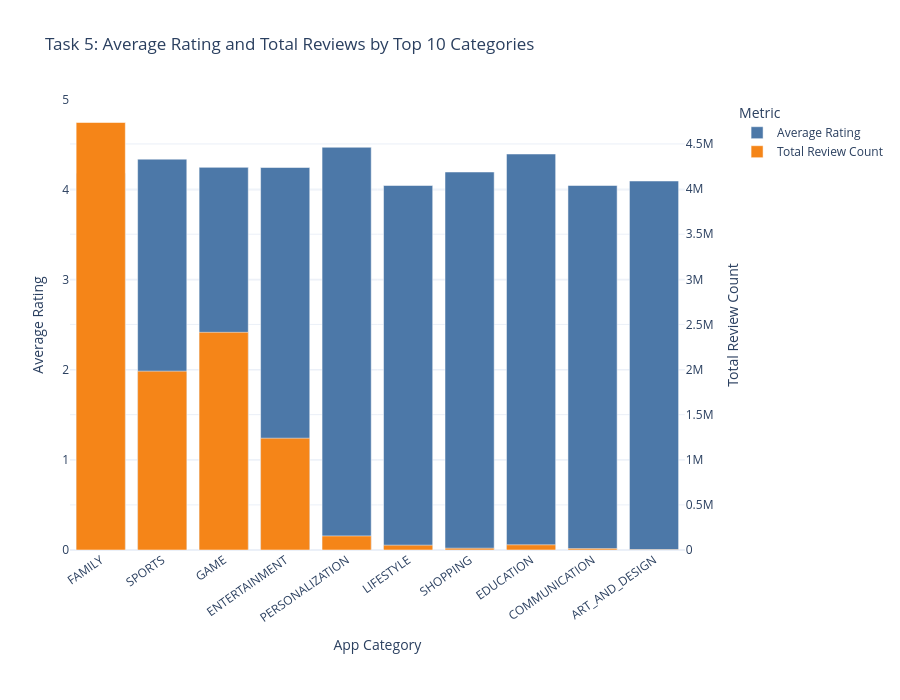

Source (notebook cell):
### Code cell
import pandas as pd
import plotly.graph_objects as go
from plotly.subplots import make_subplots
from pathlib import Path
from datetime import datetime
from zoneinfo import ZoneInfo
import webbrowser
import json
import html

# ============================================================
# TASK 5: GROUPED BAR CHART
# Average Rating vs Total Review Count by App Category
# Dashboard visible only from 3 PM to 5 PM IST
# ============================================================

# 1. Load dataset
DATA_FILE = Path("Play Store Data.csv")

if not DATA_FILE.exists():
    raise FileNotFoundError(
        "Play Store Data.csv was not found. "
        "Keep it in the same project folder as this notebook."
    )

df = pd.read_csv(DATA_FILE)
print("Dataset loaded:", df.shape)

# 2. Clean numeric columns
def clean_number(series):
    return pd.to_numeric(
        series.astype(str)
        .str.replace(",", "", regex=False)
        .str.replace("+", "", regex=False)
        .str.strip(),
        errors="coerce"
    )

def size_to_mb(value):
    if pd.isna(value):
        return float("nan")

    value = str(value).strip().upper()

    if value in ("", "NAN", "VARIES WITH DEVICE"):
        return float("nan")

    try:
        if value.endswith("M"):
            return float(value[:-1])
        elif value.endswith("K"):
            return float(value[:-1]) / 1024
        elif value.endswith("G"):
            return float(value[:-1]) * 1024
        else:
            return float(value)
    except ValueError:
        return float("nan")

df["Rating"] = pd.to_numeric(df["Rating"], errors="coerce")
df["Reviews"] = clean_number(df["Reviews"])
df["Installs"] = clean_number(df["Installs"])
df["Size_MB"] = df["Size"].apply(size_to_mb)

df["Last Updated"] = pd.to_datetime(
    df["Last Updated"], errors="coerce"
)

# 3. Apply app-level filters:
#    Size at least 10 MB and last updated in January
filtered = df[
    (df["Size_MB"] >= 10) &
    (df["Last Updated"].dt.month == 1) &
    df["Category"].notna() &
    df["Rating"].notna() &
    df["Reviews"].notna() &
    df["Installs"].notna()
].copy()

print("Apps after size and January filters:", len(filtered))

# 4. Aggregate metrics by category
category_stats = (
    filtered.groupby("Category")
    .agg(
        Average_Rating=("Rating", "mean"),
        Total_Reviews=("Reviews", "sum"),
        Total_Installs=("Installs", "sum")
    )
    .reset_index()
)

# Exclude categories with average rating below 4.0
category_stats = category_stats[
    category_stats["Average_Rating"] >= 4.0
].copy()

# 5. Select top 10 eligible categories by total installs
top10 = (
    category_stats.sort_values("Total_Installs", ascending=False)
    .head(10)
    .sort_values("Total_Installs", ascending=False)
    .reset_index(drop=True)
)

if top10.empty:
    raise ValueError(
        "No categories matched all filters. "
        "Check the January, size, and rating conditions."
    )

print("\nTop categories for Task 5:")
display(top10)

# 6. Create grouped bar chart with two y-axes
#    Left axis = average rating
#    Right axis = total review count
fig = make_subplots(specs=[[{"secondary_y": True}]])

fig.add_trace(
    go.Bar(
        x=top10["Category"],
        y=top10["Average_Rating"],
        name="Average Rating",
        marker_color="#4C78A8",
        hovertemplate=(
            "Category: %{x}<br>"
            "Average Rating: %{y:.2f}<extra></extra>"
        )
    ),
    secondary_y=False
)

fig.add_trace(
    go.Bar(
        x=top10["Category"],
        y=top10["Total_Reviews"],
        name="Total Review Count",
        marker_color="#F58518",
        hovertemplate=(
            "Category: %{x}<br>"
            "Total Reviews: %{y:,.0f}<extra></extra>"
        )
    ),
    secondary_y=True
)

fig.update_layout(
    title="Task 5: Average Rating and Total Reviews by Top 10 Categories",
    xaxis_title="App Category",
    barmode="group",
    template="plotly_white",
    height=700,
    hovermode="x unified",
    legend_title="Metric",
    margin=dict(l=70, r=80, t=100, b=150)
)

fig.update_yaxes(
    title_text="Average Rating",
    range=[0, 5],
    secondary_y=False
)

fig.update_yaxes(
    title_text="Total Review Count",
    rangemode="tozero",
    secondary_y=True,
    separatethousands=True
)

fig.update_xaxes(tickangle=-35)

# Show chart in the notebook for inspection
fig.show()

# 7. Build the HTML dashboard with an IST time restriction.
#    Dashboard visible from 15:00 inclusive to 17:00 exclusive.
chart_html = fig.to_html(
    full_html=False,
    include_plotlyjs=True,
    config={"responsive": True, "displaylogo": False}
)

dashboard_html = f"""<!DOCTYPE html>
<html lang="en">
<head>
<meta charset="UTF-8">
<meta name="viewport" content="width=device-width, initial-scale=1">
<title>Task 5 - App Category Ratings and Reviews</title>
<style>
body {{
    font-family: Arial, sans-serif;
    margin: 0;
    padding: 20px;
    background: #f4f6f9;
    color: #222;
}}
.container {{
    max-width: 1400px;
    margin: auto;
    background: white;
    padding: 20px;
    border-radius: 12px;
    text-align: center;
}}
#notice {{
    text-align: center;
    padding: 45px 20px;
    font-size: 20px;
}}
.small {{
    text-align: center;
    color: #666;
    font-size: 14px;
}}
</style>
</head>
<body>
<div class="container">
    <h2> Google Play Store Analytics</h2>
    <p class="small">
        Grouped bar chart: average rating and total reviews for the top
        10 eligible categories by installs.
    </p>
    <div id="notice" style="display:none;">
        <h3>Dashboard currently unavailable</h3>
        <p>This dashboard is available only between 3:00 PM and 5:00 PM IST.</p>
        <p id="currentTime"></p>
    </div>
    <div id="chart" style="display:none;">
        {chart_html}
    </div>
</div>

<script>
function checkDashboardTime() {{
    const parts = new Intl.DateTimeFormat("en-GB", {{
        timeZone: "Asia/Kolkata",
        hour: "2-digit",
        minute: "2-digit",
        hourCycle: "h23"
    }}).formatToParts(new Date());

    const hour = Number(parts.find(p => p.type === "hour").value);
    const minute = Number(parts.find(p => p.type === "minute").value);
    const currentMinutes = hour * 60 + minute;

    const allowed = currentMinutes >= 900 && currentMinutes < 1020;

    document.getElementById("chart").style.display =
        allowed ? "block" : "none";
    document.getElementById("notice").style.display =
        allowed ? "none" : "block";

    document.getElementById("currentTime").textContent =
        "Current time: " +
        new Intl.DateTimeFormat("en-IN", {{
            timeZone: "Asia/Kolkata",
            hour: "2-digit",
            minute: "2-digit",
            second: "2-digit",
            hour12: true
        }}).format(new Date()) + " IST";
}}

checkDashboardTime();
setInterval(checkDashboardTime, 15000);
</script>
</body>
</html>
"""

OUTPUT_FILE = Path("dashboard_task5.html")
OUTPUT_FILE.write_text(dashboard_html, encoding="utf-8")

# 8. Print summary and open the HTML dashboard
now_ist = datetime.now(ZoneInfo("Asia/Kolkata"))
print("\nTask 5 processing completed.")
print("Eligible categories:", len(top10))
print("Dashboard saved to:", OUTPUT_FILE.resolve())
print("Current IST time:", now_ist.strftime("%I:%M:%S %p"))

webbrowser.open(OUTPUT_FILE.resolve().as_uri())
print("Dashboard opened in your default browser.")
print("Display window: 3:00 PM to before 5:00 PM IST.")

### Figure 1 — Plotly figure (JSON) as saved in the notebook; plotly's stock layout.template omitted (floating-point values rounded to 4 significant figures)
{"data": [{"hovertemplate": "Category: %{x}<br>Average Rating: %{y:.2f}<extra></extra>", "marker": {"color": "#4C78A8"}, "name": "Average Rating", "type": "bar", "x": ["FAMILY", "SPORTS", "GAME", "ENTERTAINMENT", "PERSONALIZATION", "LIFESTYLE", "SHOPPING", "EDUCATION", "COMMUNICATION", "ART_AND_DESIGN"], "xaxis": "x", "y": [4.186, 4.343, 4.252, 4.25, 4.475, 4.05, 4.2, 4.4, 4.05, 4.1], "yaxis": "y"}, {"hovertemplate": "Category: %{x}<br>Total Reviews: %{y:,.0f}<extra></extra>", "marker": {"color": "#F58518"}, "name": "Total Review Count", "type": "bar", "x": ["FAMILY", "SPORTS", "GAME", "ENTERTAINMENT", "PERSONALIZATION", "LIFESTYLE", "SHOPPING", "EDUCATION", "COMMUNICATION", "ART_AND_DESIGN"], "xaxis": "x", "y": [4738000.0, 1982000.0, 2412000.0, 1239000.0, 156000.0, 53380.0, 19950.0, 57640.0, 15390.0, 2167.0], "yaxis": "y2"}], "layout": {"barmode": "group", "height": 700, "hovermode": "x unified", "legend": {"title": {"text": "Metric"}}, "margin": {"b": 150, "l": 70, "r": 80, "t": 100}, "title": {"text": "Task 5: Average Rating and Total Reviews by Top 10 Categories"}, "xaxis": {"anchor": "y", "domain": [0, 0.94], "tickangle": -35, "title": {"text": "App Category"}}, "yaxis": {"anchor": "x", "domain": [0, 1], "range": [0, 5], "title": {"text": "Average Rating"}}, "yaxis2": {"anchor": "x", "overlaying": "y", "rangemode": "tozero", "separatethousands": true, "side": "right", "title": {"text": "Total Review Count"}}}}
